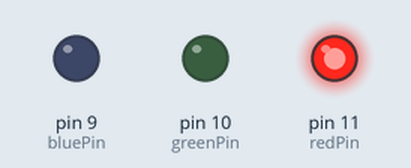
Bench run of a sketch on a simulated Arduino Uno, built with avr-gcc and run on an emulated ATmega328P. Shown: output pins drawn as LEDs (lit = HIGH).

Above: at 0.5 s.
At 1.5 s:
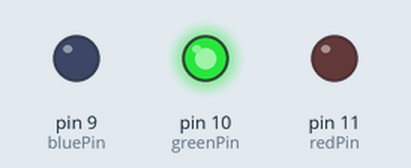
At 2.5 s:
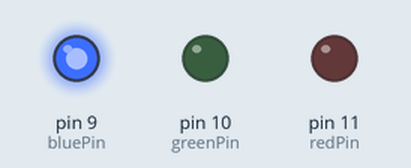
At 3.5 s:
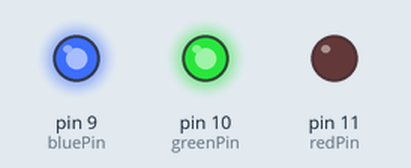
At 4.5 s:
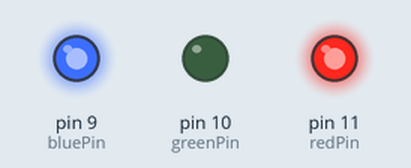
At 5.5 s:
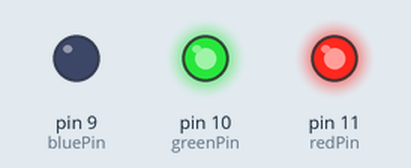
Timing chart, 0 to 7.8 s (numbered marks = the images above):
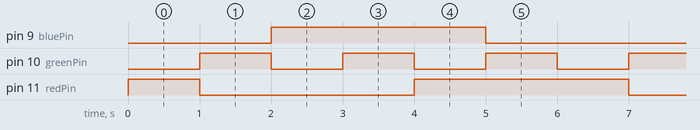

Measured:
- by itself, pin 9 (bluePin): alternates HIGH for 3.0 s and LOW for 3.0 s
- by itself, pin 10 (greenPin): alternates HIGH for 1.0 s and LOW for 1.0 s
- by itself, pin 11 (redPin): repeats every 6.0 s: LOW 3.0 s, HIGH 3.0 s

The sketch:

Tema13-Zadacha.ino
```cpp
int redPin = 11;
int greenPin = 10;
int bluePin = 9;

void setup()
{
  pinMode(redPin, OUTPUT);
  pinMode(greenPin, OUTPUT);
  pinMode(bluePin, OUTPUT);
}

void loop()
{
  // RED, GREEN, BLUE
  setColor(255, 0, 0);
  delay(1000);
  setColor(0, 255, 0);
  delay(1000);
  setColor(0, 0, 255);
  delay(1000);
  // CYAN, MAGENTA, YELLOW
  setColor(0, 255, 255);
  delay(1000);
  setColor(80, 0, 80);
  delay(1000);
  setColor(255, 255, 0);
  delay(1000);
}

void setColor(int red, int green, int blue)
{
  digitalWrite(redPin, red);
  digitalWrite(greenPin, green);
  digitalWrite(bluePin, blue);
}
```
